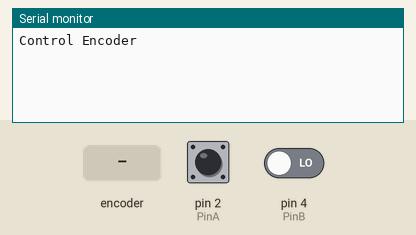
A sketch run on a simulated Arduino Uno, built with avr-gcc and run on an emulated ATmega328P. Shown: the last lines printed to the serial monitor. The inputs (shaded band) are chosen by the test bench; at power-on: pin 2 (PinA) HIGH, pin 4 (PinB) LOW.

Above: at 1.2 s.
1.3 s: rotary encoder on pin 2 (PinA) / pin 4 (PinB) turned 1 step (first pin leading)
At 2.3 s:
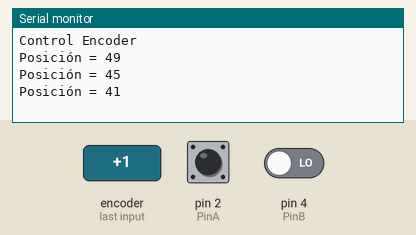
3.0 s: rotary encoder on pin 2 (PinA) / pin 4 (PinB) turned 1 step (first pin leading)
At 3.5 s:
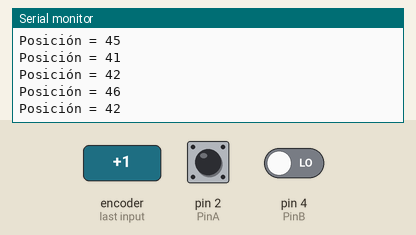
Timing chart, 0 to 6.0 s (numbered marks = the images above; inputs shaded):
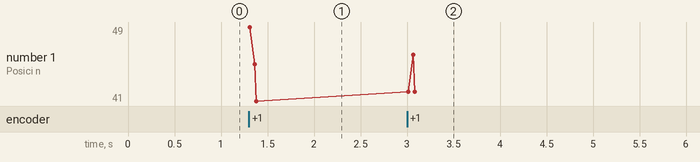

Measured:
- after the input at 1.3 s, the serial monitor: prints a new line at once (image 1)
- after the input at 3.0 s, the serial monitor: prints a new line at once (image 2)
- plotted number 1: 41 → 42 after the input at 3.0 s

The sketch:

22_1_ControlDigitalEncoderRotativo.ino
```cpp
/*22.1.-Encoder Rotativo: Este es un dispositivo digital que físicamente se parece a un
potenciómetro, con el cual se pueden controlar otros dispositivos electrónicos o eléctricos,
cuenta con 3 pines para efectuar dicho control: Pin A (CLK), Pin B (DT) y Pin C (SW).
Los pines A y B entregan dos señales digitales con las cuales se puede identificar el sentido
de giro del encoder, que consta de 30 pasos para dar una vuelta de 360°, cabe mencionar que el giro
del encoder no tiene tope, solo se basa en su última posición para saber dónde se encuentra:
  - Giro en sentido horario (derecha o CW) del encoder: Ocurre un flanco de bajada en el pin A antes
    que en el B.          (PinA,PinB) = (1,1)→(0,1)→(0,0)→(1,0)
  - Giro en sentido antihorario (izquierda o CCW) del encoder: Ocurre un flanco de bajada en el pin B
    antes que en el A.    (PinA,PinB) = (1,1)→(1,0)→(0,0)→(0,1)
Y el tercer Pin C es un pulsador, que al ser presionado se conecta a GND, por lo que su valor se
vuelve en 0 lógico.
Se elige que la interrupción se ejecute cuando la señal del PinA esté en modo LOW (0 lógico), porque
al checar el nivel digital del PinB, si este tiene un valor de 1 (2da posición del giro CW = (0,1)),
el giro será hacia la derecha y si tiene un valor de 0 (3era posición del giro CCW = (0,0)), el giro
será hacia la izquierda.*/
//DECLARACIÓN DE VARIABLES Y CONSTANTES:
/*#define: Instrucción utilizada para crear con una directiva una constante global en el programa de
Arduino siguiendo la sintaxis descrita a continuación:
  #define nombreConstante valorConstante*/
#define PinA 2 //El PinA se conectan a un pin que active interrupciones externas en el Arduino.
#define PinB 4 //El PinB se puede conectar a un pin digital cualquiera del Arduino.
#define PinC 7 //Pin C conectado al pin digital 3 del Arduino.
/*volatile: Modificador de acceso de alcance global, cuya función es indicar que una variable puede
cambiar su valor en cualquier momento, incluso si no se modifica explícitamente en el código. Se utiliza
en programas de sistemas embebidos, donde las variables pueden ser modificadas por hardware externo como
interrupciones o procesos en paralelo.*/
int ANTERIOR = 50; //En esta variable se almacena el último valor leído de la variable posición.
volatile int POSICION = 50; //Cuando se ejecute la interrupción, se guardará la posición actual.
int POSICION_MAXIMA = 100;  //El encoder podrá girar de 0 a 100, empezando en el valor 50.

//CONFIGURACIÓN DE LOS PINES Y LA COMUNICACIÓN SERIAL:
void setup() {
  /*pinMode(): Método que indica cuales pines del Arduino son entradas y cuales son salidas:
      - primer parámetro: Indica el pin de Arduino que será asignado como salida o entrada.
      - segundo parámetro: Usa la instrucción OUTPUT para indicar que el pin es una salida o
        INPUT para indicar que el pin es una entrada.
  El número del pin que recibe este método como primer parámetro se puede declarar directamente
  como un número o se puede declarar al inicio del programa como una variable.*/
  pinMode(PinA, INPUT); //La constante pinA asignada al pin de interrupción 2 es una entrada.
  pinMode(PinB, INPUT); //La constante pinB asignada al pin digital 4 es una entrada.
  /*Serial.begin(baudRate): Este método inicializa la comunicación serial entre la placa Arduino
  y la computadora, además de que configura su velocidad de transmisión dada en unidad de baudios
  (bit trasmitido por segundo) que recibe como su único parámetro:
      - En general, 9600 baudios es una velocidad de transmisión comúnmente utilizada y es
        compatible con la mayoría de los dispositivos y programas.
      - Sin embargo, si se necesita una transferencia de datos más rápida y el hardware/software
        lo admiten, se puede optar por velocidades más altas como 115200 o 57600 baudios.
  Es importante asegurarse de que la velocidad de transmisión especificada coincida con la
  velocidad de comunicación del otro dispositivo al que se conecta el Arduino. Si la velocidad de
  transmisión no coincide, los datos pueden no transmitirse o recibirse correctamente.*/
  Serial.begin(9600);   //Comunicación serial de 9600 baudios, para recibir los pasos del encoder.
  /*Serial.println(): Método que escribe un mensaje en la consola serial de Arduino, a la cual se puede
  acceder en la esquina superior derecha donde se encuentra una lupa.*/
  Serial.println("Control Encoder");
  /*delay(ms): Método que detiene la ejecución del programa un cierto tiempo dado en milisegundos.*/
  delay(20);
  /*attachInterrupt(): Método que se define en el setup del código y sirve para indicar el índice
  o pin a donde está conectada la interrupción, la función que se ejecutará cuando la interrupción
  sea detectada y el momento del pulso que acciona la interrupción (flanco de subida, bajada, etc.):
      - primer parámetro: Indica el índice de la interrupción, que no es lo mismo al pin de Arduino
        que será asignado para recibir la interrupción, ya que tienen números distintos, donde por
        ejemplo el pin 2 del Arduino corresponde al índice 0 de la interrupción y el pin 3 al 1, para
        ello se utiliza el siguiente método:
            - digitalPinToInterrupt(pin): Este método no importando el tipo de placa que se esté
              usando transforma el número del pin digital en su equivalente índice de interrupción.
      - segundo parámetro: Indica el nombre de la función ISR (Interrupt Service Routine) que se manda
        a llamar cuando la interrupción sea detectada, indicando la acción que se ejecuta.
      - tercer parámetro: Indica el momento del pulso que activa la interrupción, ya sea:
          - LOW: La interrupción es activada en el nivel bajo del pulso (antes o después de los flancos).
          - RISING: La interrupción es activada en el flanco de subida del pulso.
          - CHANGE: La interrupción es activada cuando ocurra un flanco de bajada o subida en el pulso,
            osea cuando haya un cambio de nivel.
          - FALLING: La interrupción es activada en el flanco de bajada del pulso.
          - HIGH: La interrupción es activada en el nivel alto del pulso (después del flanco de subida).
  Se elige que la interrupción se ejecute cuando la señal del PinA esté en modo LOW (0 lógico), porque
  al checar el nivel digital del PinB, si este tiene un valor de 1 lógico (Giro CW = (PinA,PinB) = (0,1)),
  el giro será hacia la derecha y si tiene un valor de 0 lógico (Giro CCW = (PinA,PinB) = (0,0)), el giro
  será hacia la izquierda.
  Si se usara el PinB para ejecutar la interrupción en vez del PinA, se haría lo mismo, utilizando el modo
  de interrupción LOW, pero detectando el giro CW cuando en PinA haya un 1 y CCW cuando haya un 0.*/
  attachInterrupt(digitalPinToInterrupt(2), POS_ENCODER, LOW);
}

//EJECUCIÓN DEL PROGRAMA EN UN BUCLE INFINITO: Interrupciones que identifican el sentido de giro
//del encoder y si su pulsador ha sido presionado.
void loop() {
  /*Serial.println(): Método que escribe un mensaje en la consola serial de Arduino, a la cual se puede
  acceder en la esquina superior derecha donde se encuentra una lupa. Si queremos concatenar esto con
  un valor se debe usar el método String() para convertir su contenido en una cadena de caracteres.*/
  if(POSICION != ANTERIOR){
    Serial.println("Posición = " + String(POSICION));
    ANTERIOR = POSICION;
  }
}

//FUNCIÓN ISR QUE SE EJECUTA CUANDO SE ACTIVA UNA INTERRUPCIÓN:
/*Se elige que la interrupción se ejecute cuando la señal del PinA esté en modo LOW, porque en ese caso
se checará el nivel digital del PinB y si este tiene un valor de 1, el giro será hacia la derecha (CW),
por lo que se aumentará su posición y si tiene un valor de 0, el giro será hacia la izquierda (CCW), por
lo que se reducirá su posición.
Además, se añadirá un código de antirrebote, ya que como los pasos se realizan de forma mecánica,
conectando los pines A y B con la base dentada de la placa C, se debe dejar pasar cierto tiempo entre
muestreos para no captar lecturas falsas.*/
void POS_ENCODER(){
  //ANTIRREBOTES CON DELAY DE 5 MILISEGUNDOS: Para ello se debe medir el tiempo entre interrupciones.
  /*static: Modificador de acceso de alcance local y duración de almacenamiento estática, cuya función es
  que una variable conserve su valor incluso después de que la función donde fue declarada haya terminado
  su ejecución, esto se usa en interrupciones porque cuando este tipo de funciones dejan de correr, se
  borran los valores de todas sus variables.
  unsigned long: Variable sin signo de 32 bits, puede abarcar números muy grandes de 0 a 4,294,967,295.*/
  static unsigned long ultimaInterrupcion = 0;
  /*millis(): Método que devuelve el tiempo transcurrido en milisegundos, empezando a contar desde que se
  enciende la placa Arduino y no deteniéndose hasta que esta se apague o llegue a su límite, que es el
  mismo dado por el tipo de dato unsigned long: De 0 a 4,294,967,295 milisegundos = 1,193.0464 horas
  49.7102 días = 49 días y 17 horas.
  La función se puede utilizar para detener el programa, sustituyendo al método delay(), la razón de ello
  es que el método delay() detiene completamente la ejecución del programa, mientras que el método millis()
  permite que otros procesos se ejecuten mientras solo una parte del código se pausa.*/
  unsigned long tiempoInterrupcion = millis();

  if(tiempoInterrupcion - ultimaInterrupcion > 5){
    //LECTURA DE LOS PINES DE SEÑAL A Y B:
    /*digitalRead(Pin): Lo que hace este método es leer una entrada digital en un pin en específico que
    se indica como su primer parámetro, se puede ver si este valor está en nivel alto con la constante
    HIGH o si está en su nivel bajo con la constante LOW.*/
    if(digitalRead(PinB) == HIGH){ //Giro CW
      POSICION++;
    }
    else{                         //Giro CCW
      POSICION--;
    }
    /*Actualización del tiempo guardado en la variable ultimaInterrupcion para así ejecutar de nuevo el
    código antirrebotes la próxima vez que sea activada la interrupción.*/
    ultimaInterrupcion = tiempoInterrupcion;
    /*min(num1, num2): Método que compara dos valores num1 y num2, devolviendo el más pequeño (mínimo).*/
    /*max(num1, num2): Método que compara dos valores num1 y num2, devolviendo el más grande (máximo).*/
    /*Como el encoder rotativo no tiene un límite mecánico por ninguno de sus dos lados, por medio del
    código se fija dicho límite usando los métodos min() y max():
    min(limMax, pos): Se utiliza para indicar la posición máxima que puede alcanzar el encoder.
    max(limMin, pos): Se utiliza para indicar la posición mínima que puede alcanzar el encoder.*/
    POSICION = min(POSICION_MAXIMA, max(0, POSICION)); //limMin = max(limMin, pos) = 0; limMax = min(limMax, pos) = 100.
  }
}
```
